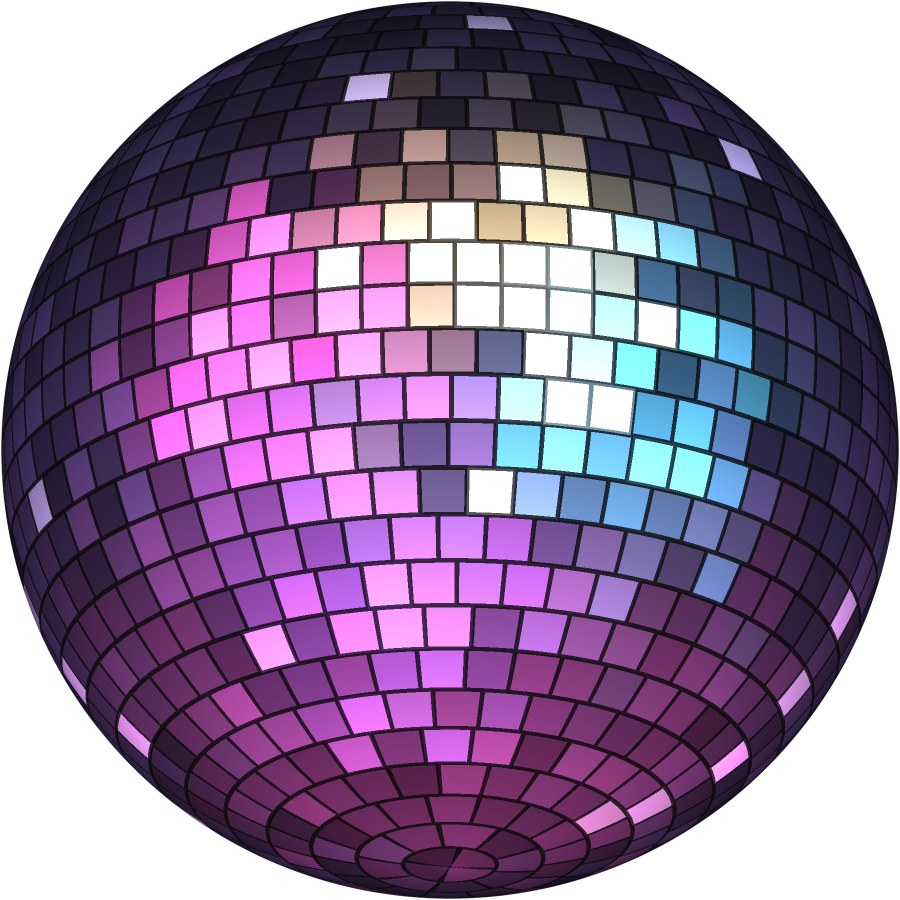
#> input picture poster/discoball.png, 1800 x 1800 px, found by its file name (shown at 1/2 size); the run also reads 1 picture not shown here
$ python make_gallery.py discoball.png
#> lines starting #> are read from the running program, lines starting #| are printed output that depends on the picture
"""Assets for the 'gallery' poster: carved gold frame, oil-painting scenes, white plaster wall.
Usage: python3 make_gallery.py <dir>   (expects discoball.png, tree.png, mic.png, boombox.png in <dir>)"""
import sys, math
import numpy as np
from PIL import Image, ImageDraw, ImageFilter

D = sys.argv[1]
rng = np.random.default_rng(1999)


def _box(a, r, ax):
    r = max(1, int(r))
    a = np.moveaxis(a, ax, -1)
    c = np.cumsum(np.pad(a, [(0, 0)] * (a.ndim - 1) + [(r + 1, r)], mode='reflect'), axis=-1)
    return np.moveaxis((c[..., 2 * r + 1:] - c[..., :-2 * r - 1]) / (2 * r + 1), -1, ax)


def blur(a, r):
#> called with r = 90
    r = max(1, r * .58)
    for _ in range(3):
        a = _box(_box(a, r, 0), r, 1)
    return a


# ---------------- plaster wall ----------------
W, H = 1782, 2520
n = rng.standard_normal((H, W))
low = blur(rng.standard_normal((H, W)), 90); low /= low.std()
mid = blur(n, 6); mid /= mid.std()
streak = blur(blur(rng.standard_normal((H, W)), 3), 30)
streak = _box(streak, 80, 1); streak /= streak.std()
v = .93 + .018 * low + .012 * mid + .015 * streak + .01 * blur(n, 1)
yy, xx = np.mgrid[0:H, 0:W]
v = v * np.clip(1.04 - .22 * np.hypot((xx - W * .5) / W, (yy - H * .45) / H) ** 1.8, .8, 1.04)
img = np.clip(np.dstack([v * .985, v * .98, v * .975]), 0, 1)
Image.fromarray((img * 255).astype(np.uint8)).save(f'{D}/plaster.jpg', quality=90)
print('plaster ok')


# ---------------- carved gold frame ----------------
def gold_frame(w, h, b, seed=0, scale=1.0):
    r = np.random.default_rng(seed)
    yy, xx = np.mgrid[0:h, 0:w].astype(np.float64)
    d = np.minimum(np.minimum(xx, w - 1 - xx), np.minimum(yy, h - 1 - yy))   # distance from the outer edge
    t = d / b                                                                 # 0 outer .. 1 inner
    horiz = np.minimum(yy, h - 1 - yy) < np.minimum(xx, w - 1 - xx)
    s = np.where(horiz, xx, yy) / (b * .75)                                    # along-edge coordinate
    def bump(c, wdt, amp):
        return amp * np.clip(1 - ((t - c) / wdt) ** 2, 0, 1) ** .6
    hgt = bump(.08, .08, 1.0) + bump(.24, .09, .55) - bump(.36, .06, .35)      # outer lip, round, cove
    orn = np.clip(1 - ((t - .58) / .16) ** 2, 0, 1)                           # ornament band
    leaf = (np.sin(s * math.pi * 2) * .5 + .5) ** 2 * np.sin(np.clip((t - .42) / .32, 0, 1) * math.pi)
    curl = np.sin(s * math.pi * 4 + np.sin(s * math.pi * 2) * 2 + t * 9) * .5 + .5
    hgt += orn * (.4 + .55 * leaf) * (.7 + .3 * curl)
    hgt += bump(.84, .05, .6) + bump(.93, .035, .45)                         # inner beads
    beads = (np.sin(s * math.pi * 6) * .5 + .5) ** 3
    hgt += np.clip(1 - ((t - .84) / .05) ** 2, 0, 1) * beads * .25
    hgt += .03 * blur(r.standard_normal((h, w)), 2.5)
    hgt = np.where(t > 1, -.4, hgt)
    gy, gx = np.gradient(blur(hgt, 1.5) * b * .11 * scale)
    nx, ny, nz = -gx, -gy, np.ones_like(hgt)
    ln = np.sqrt(nx * nx + ny * ny + nz * nz); nx /= ln; ny /= ln; nz /= ln
    L = np.array([-.5, -.55, .67]); L /= np.linalg.norm(L)
    lam = np.clip(nx * L[0] + ny * L[1] + nz * L[2], 0, 1)
    Hh = L + np.array([0, 0, 1]); Hh /= np.linalg.norm(Hh)
    spec = np.clip(nx * Hh[0] + ny * Hh[1] + nz * Hh[2], 0, 1) ** 40
    ao = np.clip(.75 + .9 * (hgt - blur(hgt, b * .06)), .45, 1.08)
    dark = np.array([.30, .18, .06]); midc = np.array([.78, .58, .26]); hi = np.array([1.0, .9, .62])
    k = lam[..., None]
    col = np.where(k < .6, dark + (midc - dark) * (k / .6), midc + (hi - midc) * ((k - .6) / .4))
    col = col * ao[..., None] + spec[..., None] * np.array([1, .95, .8]) * .9
    col *= (1 + .08 * blur(r.standard_normal((h, w)), 6))[..., None]           # patina
    a = (t <= 1).astype(np.float64)
    inner_sh = np.clip(1 - (t - 1) / .25, 0, 1) * (t > 1)                     # shadow the frame casts on the canvas
    rgba = np.dstack([np.clip(col, 0, 1), a])
    sh = np.dstack([np.zeros((h, w, 3)), inner_sh * .55])
    rgba = np.where((t > 1)[..., None], sh, rgba)
    return Image.fromarray((rgba * 255).astype(np.uint8), 'RGBA')


gold_frame(1500, 1700, 190, 1).save(f'{D}/gframe-main.png', optimize=True)
gold_frame(700, 1000, 110, 2, .8).save(f'{D}/gframe-side.png', optimize=True)
print('frames ok')


# ---------------- oil painting look ----------------
def oil(im, strength=1.0):
    im = im.convert('RGB')
    w, h = im.size
    im = im.filter(ImageFilter.ModeFilter(5)).filter(ImageFilter.SMOOTH_MORE)
    a = np.asarray(im).astype(np.float64) / 255
    # brush strokes: directional noise modulating value + palette-knife highlights
    n = rng.standard_normal((h, w))
    strokes = _box(_box(n, 9, 1), 2, 0); strokes /= strokes.std()
    strokes2 = _box(_box(n, 2, 1), 9, 0); strokes2 /= strokes2.std()
    lum = a.mean(axis=2)
    fld = blur(rng.standard_normal((h, w)), 60); fld = fld / fld.std()
    st = np.where(fld > 0, strokes, strokes2)
    a = a * (1 + .035 * strength * st[..., None])
    # warm varnish, crackle-free canvas weave
    weave = (np.sin(np.arange(w)[None, :] * 1.3) * np.sin(np.arange(h)[:, None] * 1.3)) * .015
    a = a * np.array([1.06, .99, .86]) + weave[..., None]
    a = .03 + a * .97
    vig = np.clip(1.1 - .75 * np.hypot((np.arange(w)[None, :] - w / 2) / w, (np.arange(h)[:, None] - h / 2) / h) ** 1.4, .4, 1)
    return Image.fromarray((np.clip(a * vig[..., None], 0, 1) * 255).astype(np.uint8))


def glow(size, cx, cy, r, col, alpha):
    g = Image.new('RGBA', size, (0, 0, 0, 0))
    d = ImageDraw.Draw(g)
    d.ellipse([cx - r, cy - r, cx + r, cy + r], fill=col + (alpha,))
    return g.filter(ImageFilter.GaussianBlur(r * .6))


ball = Image.open(f'{D}/discoball.png').convert('RGBA')
#> ball is the input picture: PIL image 1800x1800 RGBA; mean R, G, B, A 85.4, 62.5, 96.5, 199.1
tree = Image.open(f'{D}/tree.png').convert('RGBA')
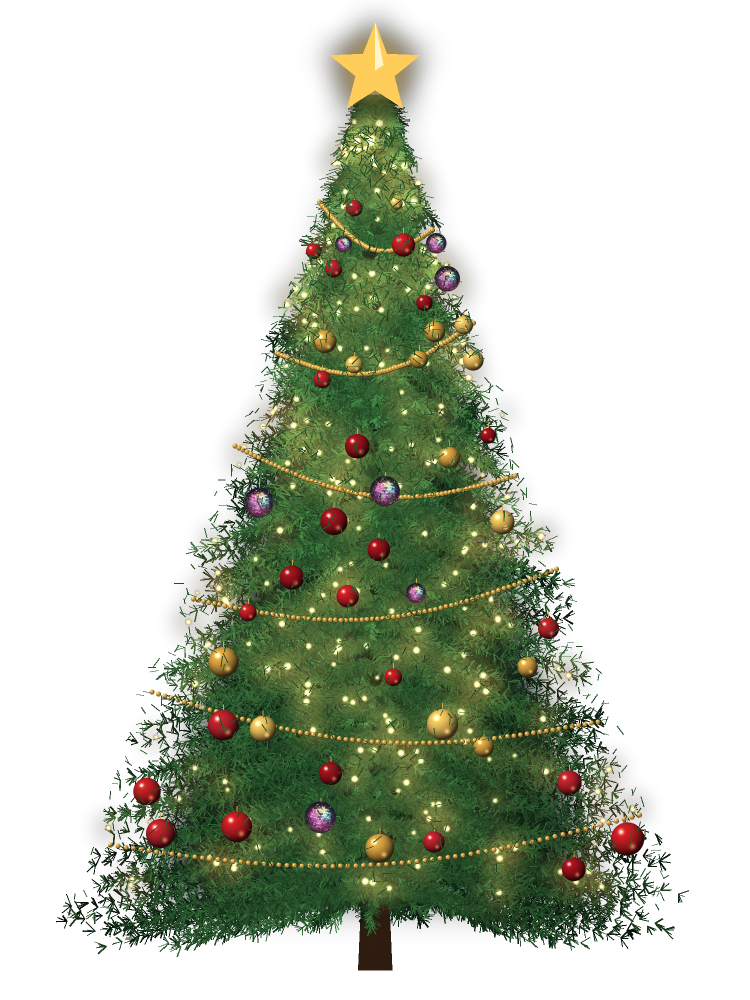
#> input picture poster/tree.png, 1500 x 2000 px, found by its file name (shown at 1/2 size)
#> tree is the input picture: PIL image 1500x2000 RGBA; mean R, G, B, A 26.1, 32.2, 17.2, 84.2
mic = Image.open(f'{D}/mic.png').convert('RGBA')
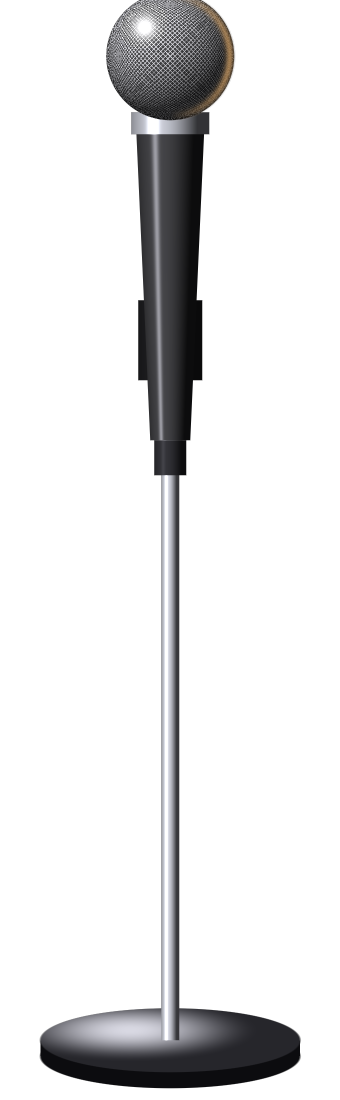
#> input picture poster/mic.png, 680 x 2200 px, found by its file name (shown at 1/2 size)
#> mic is the input picture: PIL image 680x2200 RGBA; mean R, G, B, A 14.1, 14.1, 14.6, 40.6
bb = Image.open(f'{D}/boombox.png').convert('RGBA')
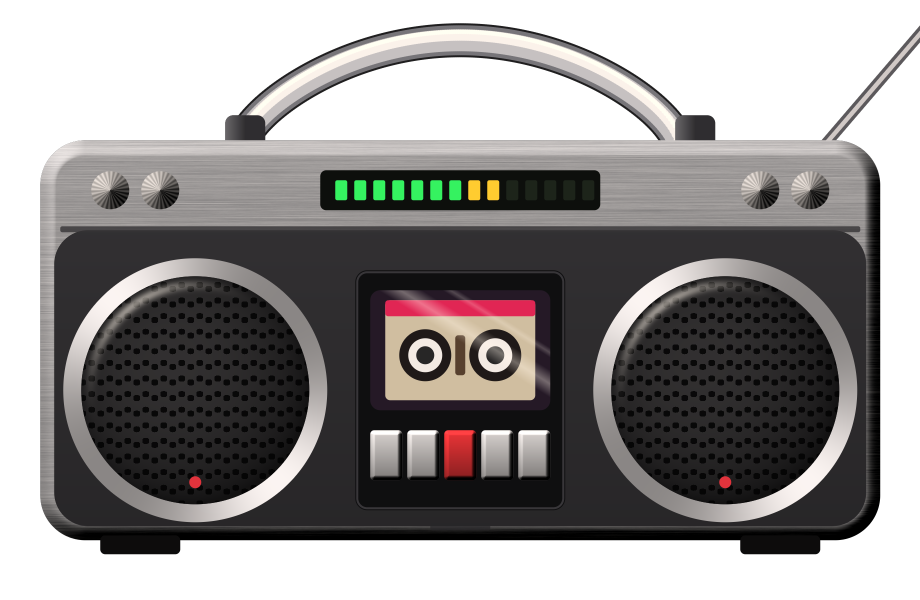
#> input picture poster/boombox.png, 1840 x 1200 px, found by its file name (shown at 1/2 size)
#> bb is the input picture: PIL image 1840x1200 RGBA; mean R, G, B, A 55.5, 53, 52.3, 164.3

# main painting: dark stone hall, glowing arch, disco ball hanging in the light, spots on the walls, boombox on the floor
PW, PH = 1100, 1300
yy, xx = np.mgrid[0:PH, 0:PW].astype(np.float64)
stone = blur(rng.standard_normal((PH, PW)), 26); stone /= stone.std()
cx_, R_, ay0, ay1 = 730, 190, 260, 1020
glowr = np.exp(-(((xx - cx_) / 380) ** 2 + ((yy - 620) / 520) ** 2))
wall = np.dstack([.18 + .55 * glowr, .11 + .40 * glowr, .06 + .22 * glowr]) * (1 + .05 * stone)[..., None]
inarch = (((xx > cx_ - R_) & (xx < cx_ + R_) & (yy > ay0 + R_)) | (np.hypot(xx - cx_, yy - (ay0 + R_)) < R_)) & (yy < ay1)
jamb = inarch & ((np.hypot(xx - cx_ - 40, np.maximum(yy - (ay0 + R_) - 30, 0) * 0 + np.minimum(yy - (ay0 + R_) - 30, 0)) > R_ - 10) | (xx < cx_ - R_ + 50)) & (xx < cx_ - 40)
core = np.exp(-(((xx - cx_ - 20) / 120) ** 2 + ((yy - 640) / 400) ** 2))
archc = np.dstack([.98 + 0 * xx, .82 + .14 * core, .52 + .34 * core])
img = np.where(inarch[..., None], archc, wall)
img = np.where(jamb[..., None], np.dstack([.55 + .2 * glowr, .38 + .15 * glowr, .2 + .08 * glowr]), img)
floor = yy > ay1
pool = np.exp(-(((xx - cx_ + (yy - ay1) * .5) / np.maximum(180 + (yy - ay1) * .9, 60)) ** 2)) * np.clip(1 - (yy - ay1) / 320, 0, 1)
fl = np.dstack([.2 + .7 * pool, .13 + .55 * pool, .07 + .3 * pool]) * (1 + .04 * stone)[..., None]
img = np.where(floor[..., None], fl, img)
p = Image.fromarray((np.clip(img, 0, 1) * 255).astype(np.uint8)).convert('RGBA')
p.alpha_composite(glow((PW, PH), cx_, 600, 340, (255, 214, 150), 130))
#> in glow, `g = Image.new('RGBA', size, (0, 0, 0, 0))`: g: PIL image 1100x1300 RGBA; every value is 0
for i in range(80):
    x, y = int(rng.uniform(40, PW - 40)), int(rng.uniform(60, 980))
    if abs(x - cx_) < R_ + 30 and y > ay0 - 20: continue
    r = int(rng.uniform(5, 12)); c = [(255, 196, 228), (196, 238, 255), (255, 226, 170), (255, 250, 240)][i % 4]
    p.alpha_composite(glow((PW, PH), x, y, r, c, 210))
d = ImageDraw.Draw(p)
d.line([(cx_, 0), (cx_, 270)], fill=(190, 160, 110, 255), width=3)
p.alpha_composite(glow((PW, PH), cx_, 400, 190, (255, 150, 215), 110))
p.alpha_composite(ball.resize((260, 260), Image.LANCZOS), (cx_ - 130, 270))
sh = Image.new('RGBA', (PW, PH), (0, 0, 0, 0)); ImageDraw.Draw(sh).ellipse([200, 1120, 560, 1170], fill=(0, 0, 0, 170))
p.alpha_composite(sh.filter(ImageFilter.GaussianBlur(14)))
p.alpha_composite(bb.resize((400, 261), Image.LANCZOS), (180, 900))
oil(p).save(f'{D}/paint-main.jpg', quality=90)

# side paintings
def scene(fg, box, bgc, lightc, size=(800, 800)):
#> called with box = (120, 60, 560, 746), bgc = (0.12, 0.06, 0.03), lightc = (0.55, 0.32, 0.12), size = (800, 800)
    w, h = size
    yy, xx = np.mgrid[0:h, 0:w]
    st = blur(rng.standard_normal((h, w)), 10); st /= st.std()
    l = np.exp(-(((xx - w * .55) / (w * .45)) ** 2 + ((yy - h * .4) / (h * .5)) ** 2))
    a = np.dstack([bgc[i] * (1 + .05 * st) + lightc[i] * l for i in range(3)])
    im = Image.fromarray((np.clip(a, 0, 1) * 255).astype(np.uint8)).convert('RGBA')
#> im: PIL image 800x800 RGBA
    im.alpha_composite(fg.resize((box[2], box[3]), Image.LANCZOS), (box[0], box[1]))
    return oil(im)
#> after the loop in blur (call 17), `for _ in range(3):`:
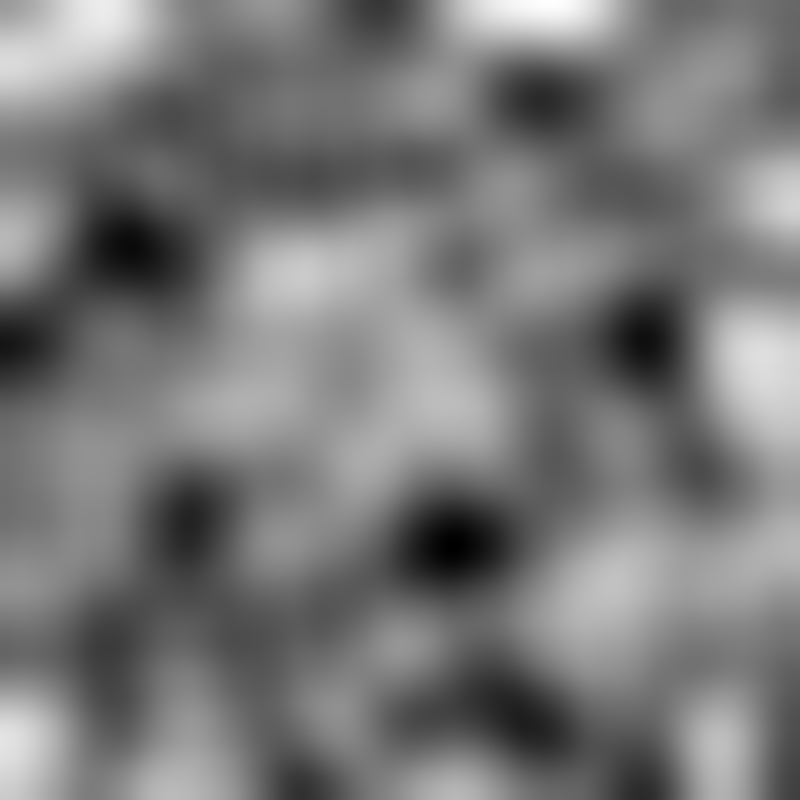
#> a: shape (800, 800) float64; min -0.0246, max 0.024, mean -0.00151; drawn with min black and max white


scene(tree, (120, 60, 560, 746), (.12, .06, .03), (.55, .32, .12)).save(f'{D}/paint-tree.jpg', quality=90)
scene(mic, (300, 40, 230, 744), (.10, .03, .03), (.6, .3, .15)).save(f'{D}/paint-mic.jpg', quality=90)
#> call 3 of oil, with strength = 1
#> in oil (call 3), `strokes = _box(_box(n, 9, 1), 2, 0)`:
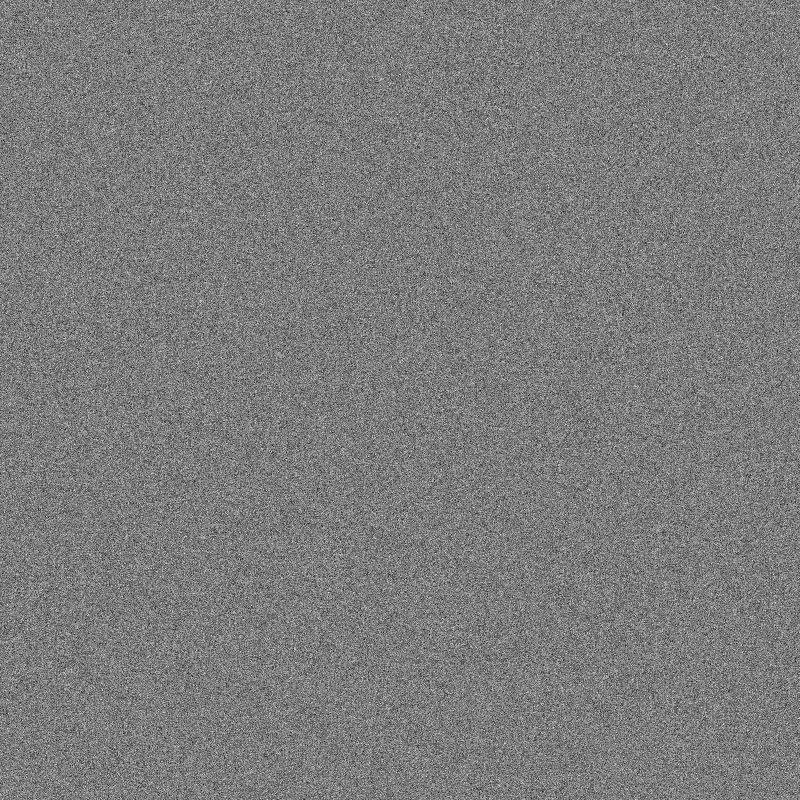
#> n: shape (800, 800) float64; min -4.49, max 4.71, mean -0.000147; drawn with min black and max white
#> in oil (call 3), `lum = a.mean(axis=2)`:
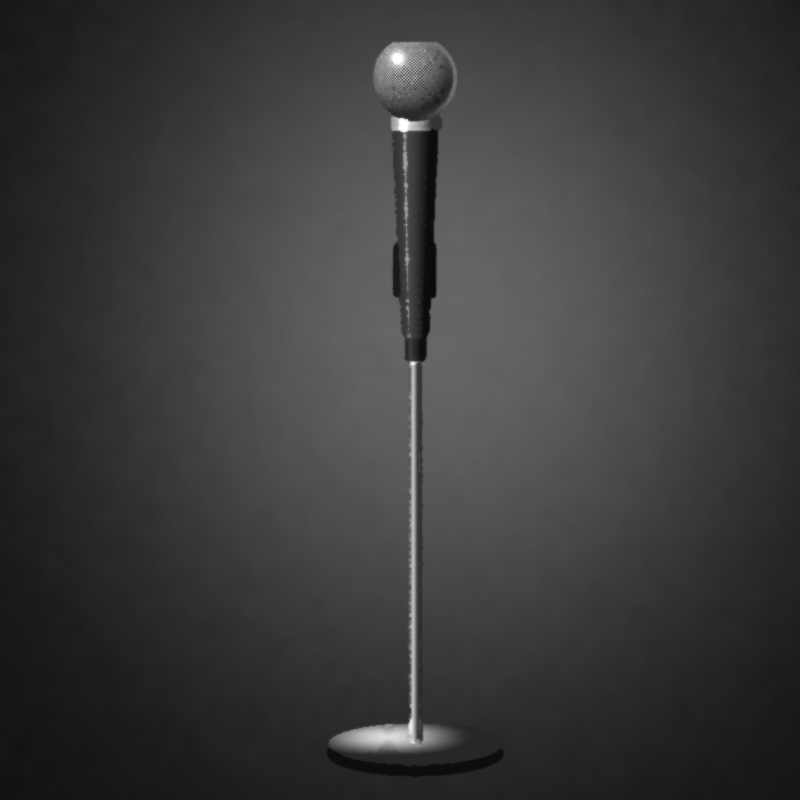
#> lum: shape (800, 800) float64; min 0.0405, max 1, mean 0.232
#> after the loop in blur (call 19), `for _ in range(3):`:
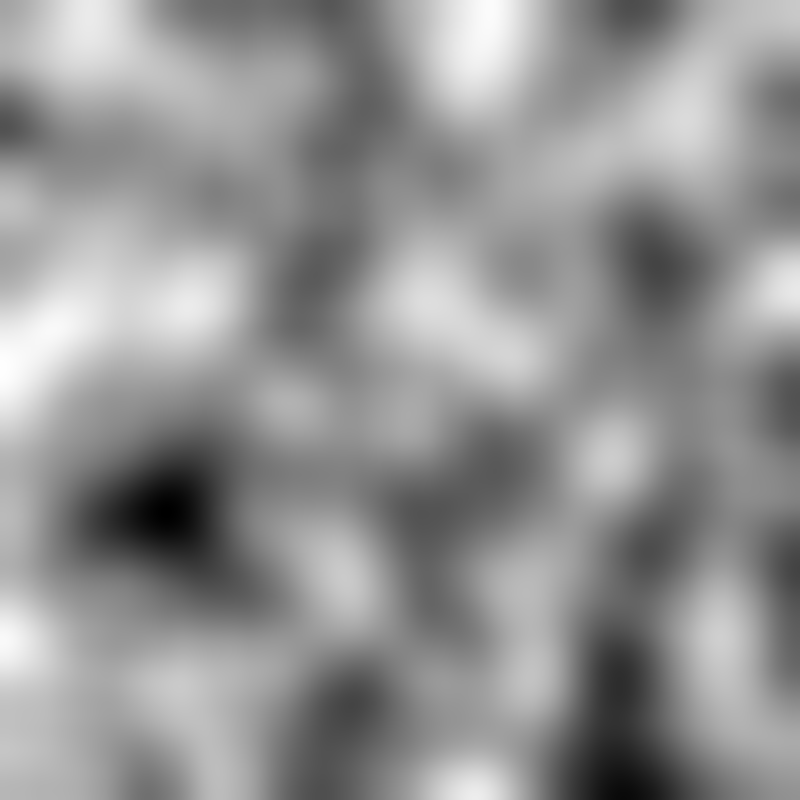
#> a: shape (800, 800) float64; min -0.0283, max 0.0203, mean -0.00021; drawn with min black and max white
scene(ball, (190, 170, 420, 420), (.08, .04, .1), (.45, .25, .4)).save(f'{D}/paint-ball.jpg', quality=90)
print('paintings ok')
scene(bb, (60, 230, 680, 444), (.1, .05, .03), (.5, .3, .15)).save(f'{D}/paint-bb.jpg', quality=90)
oil(Image.open(f'{D}/board-neon90.jpg').resize((800, 800)), .6).save(f'{D}/paint-neon.jpg', quality=90)
print('extra ok')
